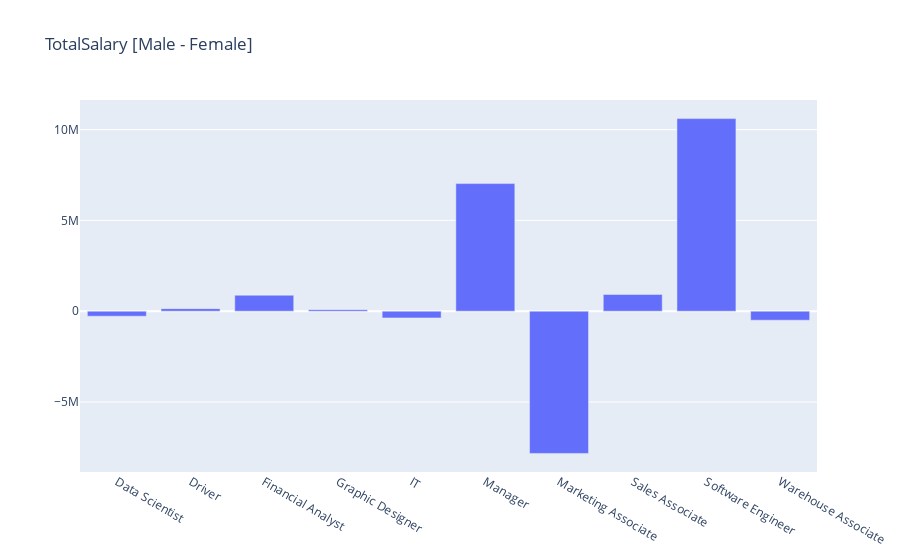

Notebook code cell kept with this figure:
### Code cell
fig = go.Figure(data=[
    go.Bar(name='Difference', x=female.index, y= male['TotalSalary'] - female['TotalSalary'])
])
# Change the bar mode
fig.update_layout(barmode='group', title='TotalSalary [Male - Female]')
fig.show()

### Figure 1 — Plotly figure (JSON) as saved in the notebook; plotly's stock layout.template omitted (floating-point values rounded to 4 significant figures)
{"data": [{"name": "Difference", "type": "bar", "x": ["Data Scientist", "Driver", "Financial Analyst", "Graphic Designer", "IT", "Manager", "Marketing Associate", "Sales Associate", "Software Engineer", "Warehouse Associate"], "y": [-275670, 141723, 879310, 86304, -368876, 7028502, -7831095, 922088, 10607236, -495862]}], "layout": {"barmode": "group", "title": {"text": "TotalSalary [Male - Female]"}}}
